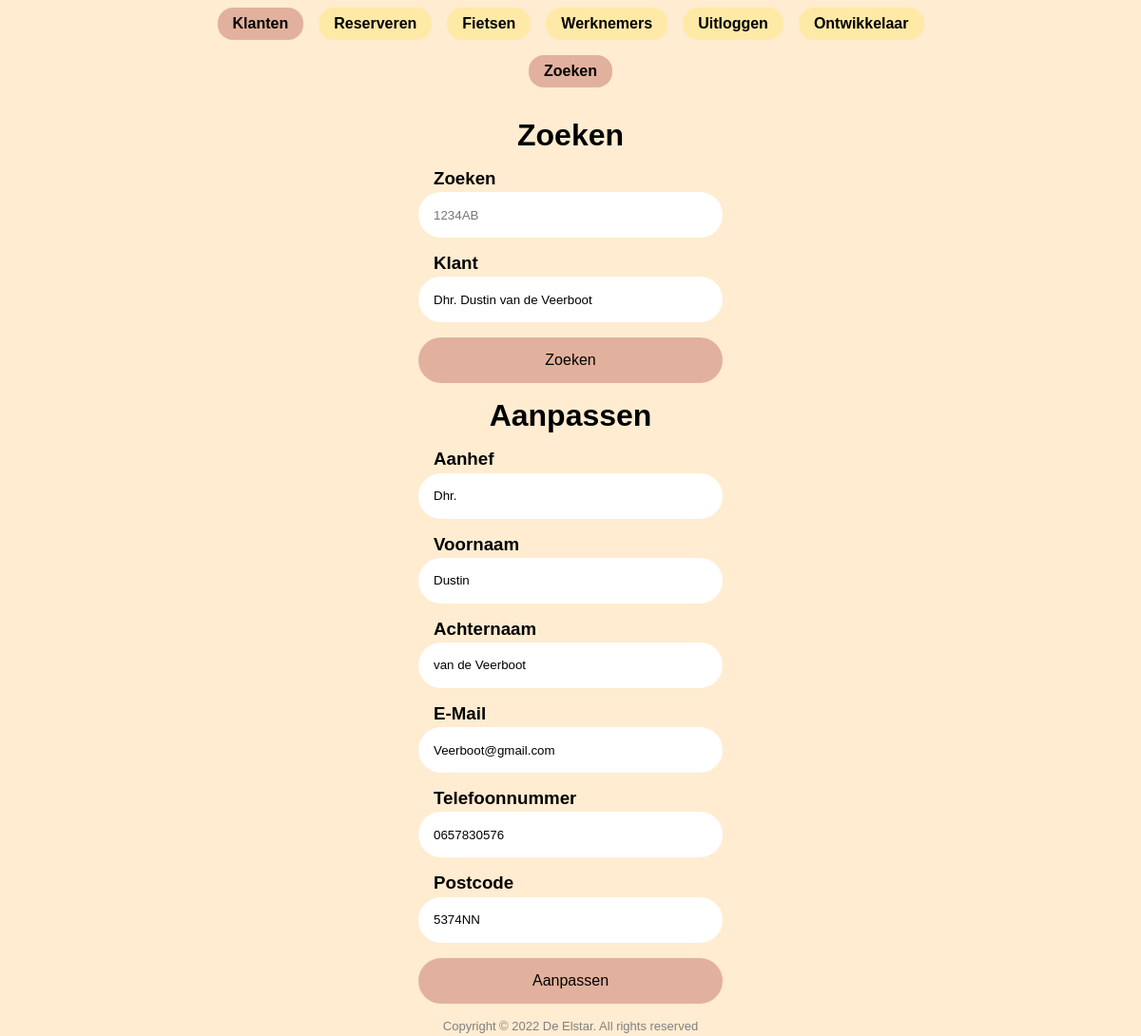
The app's page /Fietsverhuur-de-Elstar/customers/create (signed in), older data.
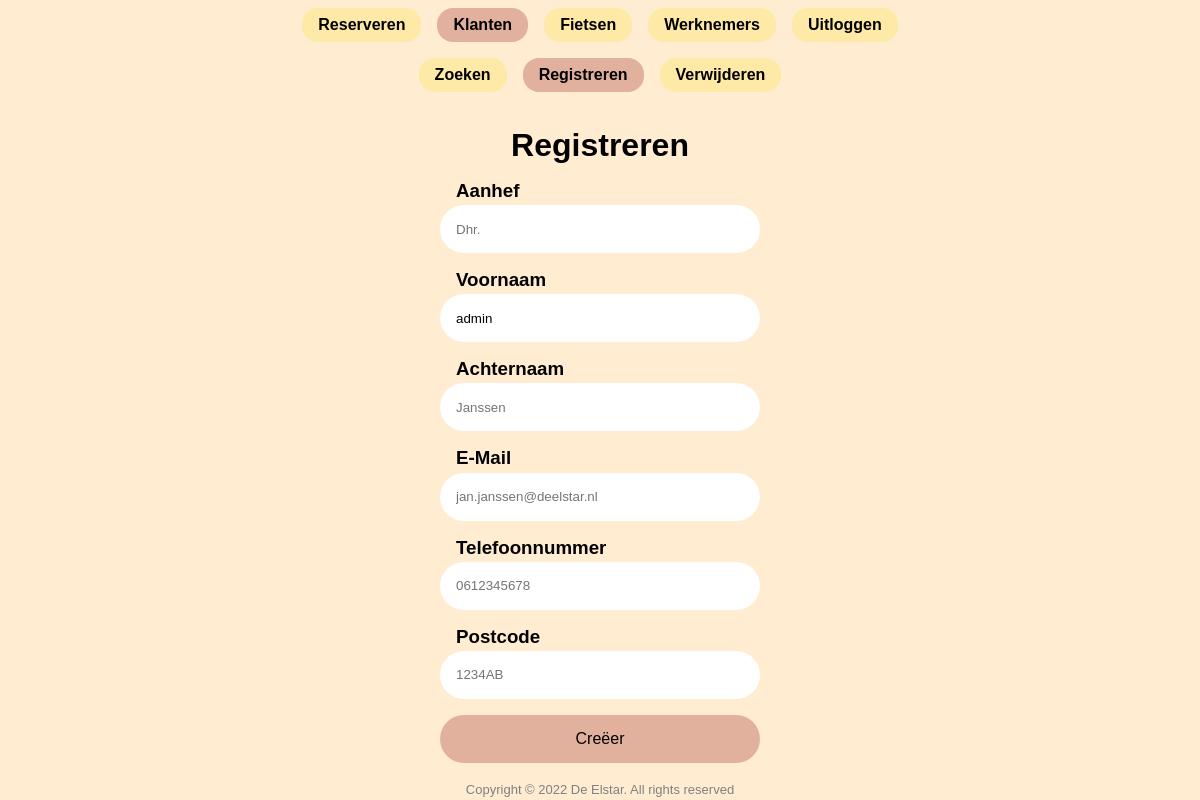
The same page, newer data.
### tables this page shows
CREATE TABLE `page` (
  `name` varchar(64) NOT NULL,
  `parent` varchar(64) NOT NULL,
  `display` varchar(64) NOT NULL,
  `order` int(8) NOT NULL DEFAULT 0,
  `permission` enum('user','admin') NOT NULL DEFAULT 'user'
);

CREATE TABLE `customer` (
  `id` int(11) NOT NULL,
  `salutation` varchar(20) NOT NULL,
  `name` varchar(45) NOT NULL,
  `surname` varchar(50) NOT NULL,
  `email` varchar(50) NOT NULL,
  `phonenumber` varchar(20) NOT NULL,
  `postalcode` varchar(8) NOT NULL,
  `address` varchar(100) NOT NULL,
  `comment` text NOT NULL
);

### classes/Database.php (called while the page is built, shortened)
<?php
class Database
{
    public static function getPDO(): PDO
    {
        static $pdo = new PDO("mysql:host=localhost;dbname=fietsverhuur_de_elstar", "root", "");
        return $pdo;
    }
}

### classes/Page.php (called while the page is built, shortened)
<?php
require_once("classes/Database.php");
class Page
{
    private string $name;
    private string $display;
    private function __construct(string $name, string $display)
    {
        $this->name = $name;
        $this->display = $display;
    }
    public function getName()
    {
        return $this->name;
    }
    public function getDisplay()
    {
        return $this->display;
    }
    public function getChildren(): array
    {
        $params = array(":parent" => $this->name);
        $sth = Database::getPDO()->prepare("SELECT `name`, `display` FROM `page` WHERE `parent` = :parent ORDER BY `order`;");
        $sth->execute($params);
        $children = array();
        while ($row = $sth->fetch())
        {
            $child = new Page($row["name"], $row["display"]);
            $children[] = $child;
        }
        return $children;
    }
    public static function getRootChildren(): array
    {
        $sth = Database::getPDO()->prepare("SELECT `name`, `display` FROM `page` WHERE `parent` = '' ORDER BY `order`;");
        $sth->execute();
        $children = array();
        while ($row = $sth->fetch())
        {
            $child = new Page($row["name"], $row["display"]);
            $children[] = $child;
        }
        return $children;
    }
}

### classes/Customer.php (called while the page is built, shortened)
<?php
require_once("Database.php");
class Customer
{
    private int $id;
    private string $salutation;
    private string $name;
    private string $surname;
    private string $email;
    private string $phonenumber;
    private string $postalcode;
    private function __construct(int $id, string $salutation, string $name, string $surname, string $email, string $phonenumber, string $postalcode, string $address, string $comment)
    {
        $this->id = $id;
        $this->salutation = $salutation;
        $this->name = $name;
        $this->surname = $surname;
        $this->email = $email;
        $this->phonenumber = $phonenumber;
        $this->postalcode = $postalcode;
    }
    public function getId(): int
    {
        return $this->id;
    }
    public function getFullName(): string
    {
        return "{$this->salutation} {$this->name} {$this->surname}";
    }
    public function getSalutation(): string
    {
        return $this->salutation;
    }
    public function getName(): string
    {
        return $this->name;
    }
    public function getSurname(): string
    {
        return $this->surname;
    }
    public function getEmail(): string
    {
        return $this->email;
    }
    public function getPhonenumber(): string
    {
        return $this->phonenumber;
    }
    public function getPostalcode(): string
    {
        return $this->postalcode;
    }
    public static function like($match): array
    {
        $params = array(":match" => $match);
        $sth = Database::getPDO()->prepare("SELECT `id`, `salutation`, `name`, `surname`, `email`, `phonenumber`, `postalcode`, `address`, `comment` FROM `customer` WHERE `postalcode` LIKE :match;");
        $sth->execute($params);
        $customers = array();
        while ($row = $sth->fetch())
        {
            $customers[$row["id"]] = new Customer($row["id"], $row["salutation"], $row["name"], $row["surname"], $row["email"], $row["phonenumber"], $row["postalcode"], $row["address"], $row["comment"]);
        }
        return $customers;
    }
}

### pages/customers/search.php (the view, shortened to what the changed rows need)
<?php
$match = "%";
$customers = Customer::like($match);
if (count($customers) > 0)
{
    if (array_key_exists(@$_SESSION["customer-id"], $customers))
        $customer = $customers[$_SESSION["customer-id"]];
    else
        $customer = $customers[key($customers)];
}
?>
<form method="POST" onchange="this.submit()">
    <header>Zoeken</header>
    <label class="field">
        <header>
            <h3>Zoeken</h3>
        </header>
        <input type="text" name="match" value="<?= htmlspecialchars($_SESSION["match"] ?? "") ?>" placeholder="1234AB" autofocus onfocus="this.select()" />
    </label>
    <?php if (count($customers) > 0) : ?>
        <label class="field">
            <header>
                <h3>Klant</h3>
            </header>
            <select name="customer-id">
                <?php foreach ($customers as $item) : ?>
                    <?php if (isset($_SESSION["customer-id"]) && $_SESSION["customer-id"] === $item->getId()) : ?>
                        <option value="<?= $item->getId() ?>" selected><?= htmlspecialchars($item->getFullName()) ?></option>
                    <?php else : ?>
                        <option value="<?= $item->getId() ?>"><?= htmlspecialchars($item->getFullName()) ?></option>
                    <?php endif ?>
                <?php endforeach ?>
            </select>
        </label>
    <?php endif ?>
    <input type="submit" name="search" value="Zoeken" />
</form>
<?php if (isset($customer)) : ?>
    <form method="POST">
        <header>Aanpassen</header>
        <label class="field">
            <header>
                <h3>Aanhef</h3>
            </header>
            <input type="text" name="salutation" value="<?= htmlspecialchars($customer->getSalutation()) ?>" placeholder="Aanhef" />
        </label>
        <label class="field">
            <header>
                <h3>Voornaam</h3>
            </header>
            <input type="text" name="name" value="<?= htmlspecialchars($customer->getName()) ?>" placeholder="Voornaam" />
        </label>
        <label class="field">
            <header>
                <h3>Achternaam</h3>
            </header>
            <input type="text" name="surname" value="<?= htmlspecialchars($customer->getSurname()) ?>" placeholder="Achternaam" />
        </label>
        <label class="field">
            <header>
                <h3>E-Mail</h3>
            </header>
            <input type="email" name="email" value="<?= htmlspecialchars($customer->getEmail()) ?>" placeholder="E-Mail" />
        </label>
        <label class="field">
            <header>
                <h3>Telefoonnummer</h3>
            </header>
            <input type="text" name="phonenumber" value="<?= htmlspecialchars($customer->getPhonenumber()) ?>" placeholder="Telefoonnummer" />
        </label>
        <label class="field">
            <header>
                <h3>Postcode</h3>
            </header>
            <input type="text" name="postalcode" value="<?= htmlspecialchars($customer->getPostalcode()) ?>" placeholder="Postcode" />
        </label>
        <input type="submit" name="c" value="Aanpassen" />
    </form>
<?php endif ?>

### header.php
<?php
$current = $children[0];
for ($i = 0; $i < count($children); $i++)
{
    if (str_starts_with($uri, ROOT . $children[$i]->getName()))
    {
        $current = $children[$i];
        break;
    }
}
?>
<ul>
    <?php foreach ($children as $child) : ?>
        <?php if ($child == $current) : ?>
            <a href="<?= ROOT . $child->getName() ?>">
                <li class="current"><?= $child->getDisplay() ?></li>
            </a>
        <?php else : ?>
            <a href="<?= ROOT . $child->getName() ?>">
                <li><?= $child->getDisplay() ?></li>
            </a>
        <?php endif ?>
    <?php endforeach ?>
</ul>
<?php
if ($children = $current->getChildren())
    require("header.php");
?>

### pages/customers/create.php (shortened to what the changed rows need)
<form method="POST" onsubmit="return validateCreateForm()">
    <header>Registreren</header>
    <label class="field">
        <header>
            <h3>Aanhef</h3>
        </header>
        <input id="salutation" type="text" name="salutation" value="<?= htmlspecialchars($_SESSION["salutation"] ?? "") ?>" placeholder="Dhr." oninput="validateSalutation()" autofocus onfocus="this.select()" />
    </label>
    <label class="field">
        <header>
            <h3>Voornaam</h3>
        </header>
        <input id="name" type="text" name="name" value="<?= htmlspecialchars($_SESSION["name"] ?? "") ?>" placeholder="Jan" oninput="validateName()" onfocus="this.select()" />
    </label>
    <label class="field">
        <header>
            <h3>Achternaam</h3>
        </header>
        <input id="surname" type="text" name="surname" value="<?= htmlspecialchars($_SESSION["surname"] ?? "") ?>" placeholder="Janssen" oninput="validateSurname()" onfocus="this.select()" />
    </label>
    <label class="field">
        <header>
            <h3>E-Mail</h3>
        </header>
        <input type="email" name="email" value="<?= htmlspecialchars($_SESSION["email"] ?? "") ?>" placeholder="jan.janssen@deelstar.nl" onfocus="this.select()" />
    </label>
    <label class="field">
        <header>
            <h3>Telefoonnummer</h3>
        </header>
        <input id="phonenumber" type="text" name="phonenumber" value="<?= htmlspecialchars($_SESSION["phonenumber"] ?? "") ?>" placeholder="0612345678" oninput="validatePhonenumber()" onfocus="this.select()" />
    </label>
    <label class="field">
        <header>
            <h3>Postcode</h3>
        </header>
        <input id="postalcode" type="text" name="postalcode" value="<?= htmlspecialchars($_SESSION["postalcode"] ?? "") ?>" placeholder="1234AB" oninput="validatePostalcode()" onfocus="this.select()" />
    </label>
    <input type="submit" name="create" value="Creëer" />
</form>

Row changes from the older to the newer data that the page shows:
removed page: display "Ontwikkelaar"
no longer on this page (row unchanged): customer: salutation "Dhr.", name "Dustin", surname "van de Veerboot", email "Veerboot@gmail.com", phonenumber "0657830576", postalcode "5374NN"
changed page "Reserveren": moves up the list
added page: display "Registreren"
added page: display "Verwijderen"
Text that changed along with them:
form field name: (not shown) → "admin"
form field create: (not shown) → "Creëer"
form field customer-id: "Dhr. Dustin van de Veerboot" → (not shown)
form field search: "Zoeken" → (not shown)
form field c: "Aanpassen" → (not shown)
text no longer shown: "Zoeken Zoeken Klant Aanpassen"
text now shown: "Registreren"
